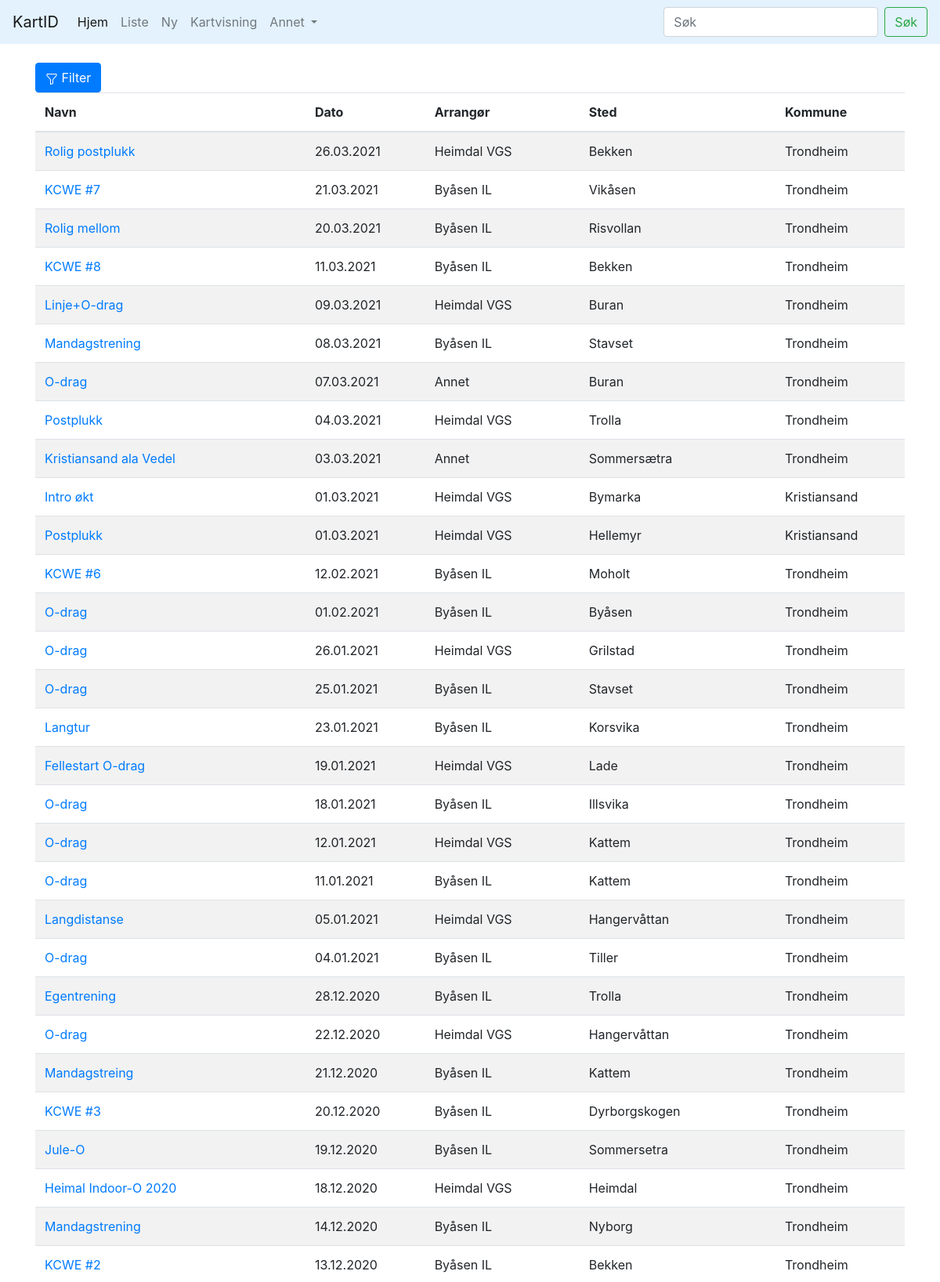
Screenshot of /vis (upper part) with the database file from the repository.
### app.py (models this page shows, shortened)
class base(db.Model):
    nr = db.Column(db.Integer, primary_key=True)
    dato_lagd = db.Column(db.DateTime, default=datetime.now())
    navn = db.Column(db.String(200))
    dato = db.Column(db.Date)
    arr = db.Column(db.String(100))
    typ = db.Column(db.String(10))
    klasse = db.Column(db.String(10))
    kommune = db.Column(db.String(50))
    sted = db.Column(db.String(100))
    hva = db.Column(db.String(20))
    lat = db.Column(db.Float)
    lng = db.Column(db.Float)
    eventorID = db.Column(db.String(10))

### app.py (the view)
@app.route("/vis")
def vis():
    args = request.args.to_dict()
    typer = args.get("typ", "Løp,Trening").split(",")
    kart = base.query.filter(base.typ.in_(typer)).order_by(desc(base.dato))
    return render_template("vis.html", typ=typer, kart=kart)

### templates/vis.html (shortened to what this page needs)
{% extends 'base.html' %}
{% block content %}
<div style="position: static;">
    <button type="button" class="btn btn-primary">
        Filter
    </button>
</div>
<table class="table table-striped">
    <thead>
        <tr>
            <th scope="col">Navn</th>
            <th scope="col">Dato</th>
            <th scope="col">Arrangør</th>
            <th scope="col">Sted</th>
            <th scope="col">Kommune</th>
        </tr>
    </thead>
    <tbody>
        {% for k in kart %}
        <tr>
            <td><a href="{{ url_for('viser', id=k.nr) }}"> {{ k.navn }} </a></td>
            <td>{{ k.dato.strftime("%d.%m.%Y") }}</td>
            <td>{{ k.arr }}</td>
            <td>{{ k.sted }}</td>
            <td>{{ k.kommune }}</td>
        </tr>
        {% endfor %}
    </tbody>
</table>
{% endblock %}

### rows the page displays
base: navn "Rolig postplukk", dato "26.03.2021", arr "Heimdal VGS", sted "Bekken", kommune "Trondheim"
base: navn "KCWE #7", dato "21.03.2021", arr "Byåsen IL", sted "Vikåsen", kommune "Trondheim"
base: navn "Rolig mellom", dato "20.03.2021", arr "Byåsen IL", sted "Risvollan", kommune "Trondheim"
base: navn "KCWE #8", dato "11.03.2021", arr "Byåsen IL", sted "Bekken", kommune "Trondheim"
base: navn "Linje+O-drag", dato "09.03.2021", arr "Heimdal VGS", sted "Buran", kommune "Trondheim"
base: navn "Mandagstrening", dato "08.03.2021", arr "Byåsen IL", sted "Stavset", kommune "Trondheim"
base: navn "O-drag", dato "07.03.2021", arr "Annet", sted "Buran", kommune "Trondheim"
base: navn "Postplukk", dato "04.03.2021", arr "Heimdal VGS", sted "Trolla", kommune "Trondheim"
base: navn "Kristiansand ala Vedel", dato "03.03.2021", arr "Annet", sted "Sommersætra", kommune "Trondheim"
base: navn "Intro økt", dato "01.03.2021", arr "Heimdal VGS", sted "Bymarka", kommune "Kristiansand"
base: navn "Postplukk", dato "01.03.2021", arr "Heimdal VGS", sted "Hellemyr", kommune "Kristiansand"
base: navn "KCWE #6", dato "12.02.2021", arr "Byåsen IL", sted "Moholt", kommune "Trondheim"
base: navn "O-drag", dato "01.02.2021", arr "Byåsen IL", sted "Byåsen", kommune "Trondheim"
base: navn "O-drag", dato "26.01.2021", arr "Heimdal VGS", sted "Grilstad", kommune "Trondheim"
base: navn "O-drag", dato "25.01.2021", arr "Byåsen IL", sted "Stavset", kommune "Trondheim"
base: navn "Langtur", dato "23.01.2021", arr "Byåsen IL", sted "Korsvika", kommune "Trondheim"
base: navn "Fellestart O-drag", dato "19.01.2021", arr "Heimdal VGS", sted "Lade", kommune "Trondheim"
base: navn "O-drag", dato "18.01.2021", arr "Byåsen IL", sted "Illsvika", kommune "Trondheim"
base: navn "O-drag", dato "12.01.2021", arr "Heimdal VGS", sted "Kattem", kommune "Trondheim"
base: navn "O-drag", dato "11.01.2021", arr "Byåsen IL", sted "Kattem", kommune "Trondheim"
base: navn "Langdistanse", dato "05.01.2021", arr "Heimdal VGS", sted "Hangervåttan", kommune "Trondheim"
base: navn "O-drag", dato "04.01.2021", arr "Byåsen IL", sted "Tiller", kommune "Trondheim"
base: navn "Egentrening", dato "28.12.2020", arr "Byåsen IL", sted "Trolla", kommune "Trondheim"
base: navn "O-drag", dato "22.12.2020", arr "Heimdal VGS", sted "Hangervåttan", kommune "Trondheim"
base: navn "Mandagstreing", dato "21.12.2020", arr "Byåsen IL", sted "Kattem", kommune "Trondheim"
base: navn "KCWE #3", dato "20.12.2020", arr "Byåsen IL", sted "Dyrborgskogen", kommune "Trondheim"
base: navn "Jule-O", dato "19.12.2020", arr "Byåsen IL", sted "Sommersetra", kommune "Trondheim"
base: navn "Heimal Indoor-O 2020", dato "18.12.2020", arr "Heimdal VGS", sted "Heimdal", kommune "Trondheim"
base: navn "Mandagstrening", dato "14.12.2020", arr "Byåsen IL", sted "Nyborg", kommune "Trondheim"
base: navn "KCWE #2", dato "13.12.2020", arr "Byåsen IL", sted "Bekken", kommune "Trondheim"
